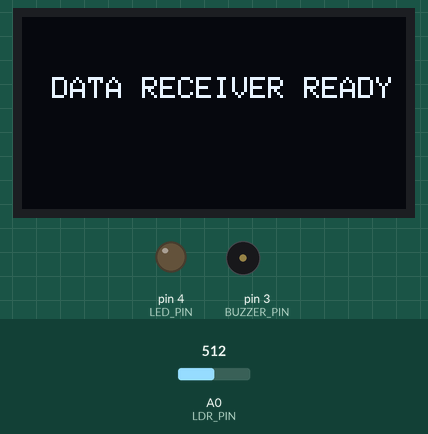
Recording of a sketch running on a simulated Arduino Uno, built with avr-gcc and run on an emulated ATmega328P. Parts: 128×64 one-colour display, output pins drawn as LEDs (lit = HIGH), buzzer (waves = sounding, pin HIGH). Inputs (shaded band) come from the test bench; at power-on: A0 (LDR_PIN) = 512.

Above: at 3.2 s.
3.3 s: A0 (LDR_PIN) set to 446
5.4 s: A0 (LDR_PIN) set to 421
At 6.31 s:
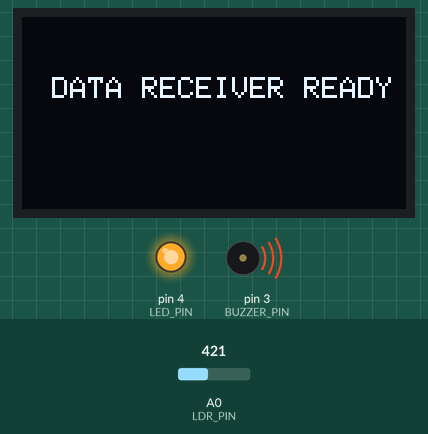
At 9.8 s:
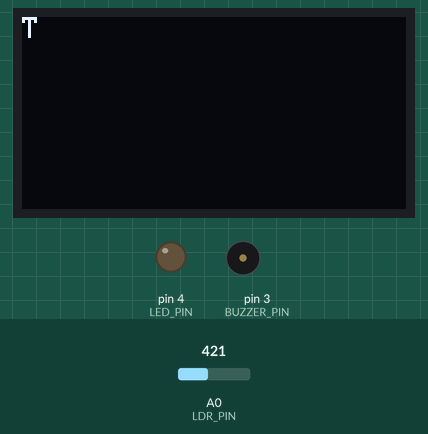
Timing chart, 0 to 11.3 s (numbered marks = the images above; inputs shaded):
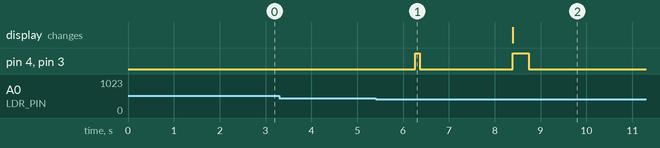

Measured:
- the behaviour switches between 430 and 429 on A0 (LDR_PIN) (found by bisection; images 0 and 1)
- after the input at 3.3 s, every drawn part: stays the same
- after the input at 5.4 s, pin 4 (LED_PIN), pin 3 (BUZZER_PIN): LOW → HIGH after 0.86 s, → LOW 0.10 s later, → HIGH 2.0 s later, → LOW 0.35 s later

The sketch:

Flash_light_Data_Data_Transfer_2025.ino
```cpp
/*
          ****************************************************************************
******************* Well Come to My Flashlight Data Transfer Sketch 2026 **********************************
          ****************************************************************************
***************************** Created By Piyush Kumar Gupta ***********************************************
          ****************************************************************************
*********************************** JAY SHREE RAM *******************************************************
          ****************************************************************************
*/

#include <SPI.h>
#include <Wire.h>
#include <Adafruit_GFX.h>
#include <Adafruit_SSD1306.h>

#define SCREEN_WIDTH 128
#define SCREEN_HEIGHT 64

// SPI OLED Pins
#define OLED_MOSI   11
#define OLED_CLK    13
#define OLED_DC     8
#define OLED_CS     10
#define OLED_RESET  9

Adafruit_SSD1306 display(SCREEN_WIDTH, SCREEN_HEIGHT, &SPI, OLED_DC, OLED_RESET, OLED_CS);

#define LDR_PIN A0
#define LED_PIN 4        // 🔹 Arduino UNO/Nano pin 4 par LED
#define BUZZER_PIN 3     // 🔹 Arduino UNO/Nano pin 3 par Buzzer

// ---------- Adjustable Settings ----------
int threshold = 430;
const int dotDuration = 350;
const int dashDuration = dotDuration * 3;
const int charGap = dotDuration * 2;
const int wordGap = dotDuration * 8;

String morseCode = "";
String decodedWord = "";
String fullText = "";
unsigned long signalStart = 0;
bool signalOn = false;
unsigned long lastSignalTime = 0;

void setup() {
  pinMode(LDR_PIN, INPUT);
  pinMode(LED_PIN, OUTPUT);
  pinMode(BUZZER_PIN, OUTPUT);

  digitalWrite(LED_PIN, LOW);
  digitalWrite(BUZZER_PIN, LOW);

  display.begin(SSD1306_SWITCHCAPVCC);
  display.clearDisplay();
  display.setTextColor(SSD1306_WHITE);
  display.setTextSize(1);
  display.setCursor(10, 20);
  display.print("DATA RECEIVER READY");
  display.display();
  delay(2000);
  display.clearDisplay();
}

void loop() {
  int lightValue = analogRead(LDR_PIN);
  delay(100);

  if (lightValue > threshold && !signalOn) {
    signalOn = true;
    signalStart = millis();
  }

  if (lightValue < threshold && signalOn) {
    signalOn = false;
    unsigned long duration = millis() - signalStart;

    if (duration < dashDuration)
      morseCode += ".";
    else
      morseCode += "-";

    lastSignalTime = millis();
  }

  // ✅ जब एक letter पूरा हो जाए
  if (!signalOn && morseCode != "" && millis() - lastSignalTime > charGap) {
    char decodedChar = decodeMorse(morseCode);
    if (decodedChar != '?') {
      decodedWord += decodedChar;

      // 🔔 केवल जब letter receive हो तब beep और LED flash
      digitalWrite(LED_PIN, HIGH);
      digitalWrite(BUZZER_PIN, HIGH);
      delay(100);
      digitalWrite(LED_PIN, LOW);
      digitalWrite(BUZZER_PIN, LOW);
    }
    morseCode = "";
  }

  // ✅ जब पूरा शब्द (या पूरा message) हो जाए
  if (!signalOn && decodedWord != "" && millis() - lastSignalTime > wordGap) {
    addWordToDisplay(decodedWord);
    decodedWord = "";

    // 🔔 Long beep for full data received
    digitalWrite(LED_PIN, HIGH);
    digitalWrite(BUZZER_PIN, HIGH);
    delay(350);
    digitalWrite(LED_PIN, LOW);
    digitalWrite(BUZZER_PIN, LOW);
  }
}

// -------- Display me multiple words ko scrolling karne ke liye --------
void addWordToDisplay(String word) {
  fullText += word + " ";

  if (fullText.length() > 100) {
    fullText.remove(0, 30);
  }

  display.clearDisplay();
  display.setTextSize(1);

  int y = 0;
  int start = 0;

  for (int i = 0; i < fullText.length(); i++) {
    if ((i - start) >= 21 || fullText[i] == '\n') {
      display.setCursor(0, y);
      display.print(fullText.substring(start, i));
      y += 10;
      start = i + 1;
    }
  }

  display.setCursor(0, y);
  display.print(fullText.substring(start));
  display.display();
}

// -------- Morse Code Decoder (A–Z, 0–9, symbols) --------
char decodeMorse(String code) {
  // Letters
  if (code == ".-") return 'A'; if (code == "-...") return 'B'; if (code == "-.-.") return 'C';
  if (code == "-..") return 'D'; if (code == ".") return 'E'; if (code == "..-.") return 'F';
  if (code == "--.") return 'G'; if (code == "....") return 'H'; if (code == "..") return 'I';
  if (code == ".---") return 'J'; if (code == "-.-") return 'K'; if (code == ".-..") return 'L';
  if (code == "--") return 'M'; if (code == "-.") return 'N'; if (code == "---") return 'O';
  if (code == ".--.") return 'P'; if (code == "--.-") return 'Q'; if (code == ".-.") return 'R';
  if (code == "...") return 'S'; if (code == "-") return 'T'; if (code == "..-") return 'U';
  if (code == "...-") return 'V'; if (code == ".--") return 'W'; if (code == "-..-") return 'X';
  if (code == "-.--") return 'Y'; if (code == "--..") return 'Z';

  // Digits
  if (code == "-----") return '0'; if (code == ".----") return '1'; if (code == "..---") return '2';
  if (code == "...--") return '3'; if (code == "....-") return '4'; if (code == ".....") return '5';
  if (code == "-....") return '6'; if (code == "--...") return '7'; if (code == "---..") return '8';
  if (code == "----.") return '9';

  // Symbols
  if (code == "..--..") return '?';
  if (code == ".-.-.-") return '.';
  if (code == "--..--") return ',';
  if (code == "-....-") return '-';
  if (code == ".-..-.") return '"';
  if (code == "-..-.") return '/';
  if (code == ".-.-.") return '+';
  if (code == "-..-") return '*';
  if (code == "..--.-") return '_';
  if (code == ".--.-.") return '@';

  return '?';
}
```
